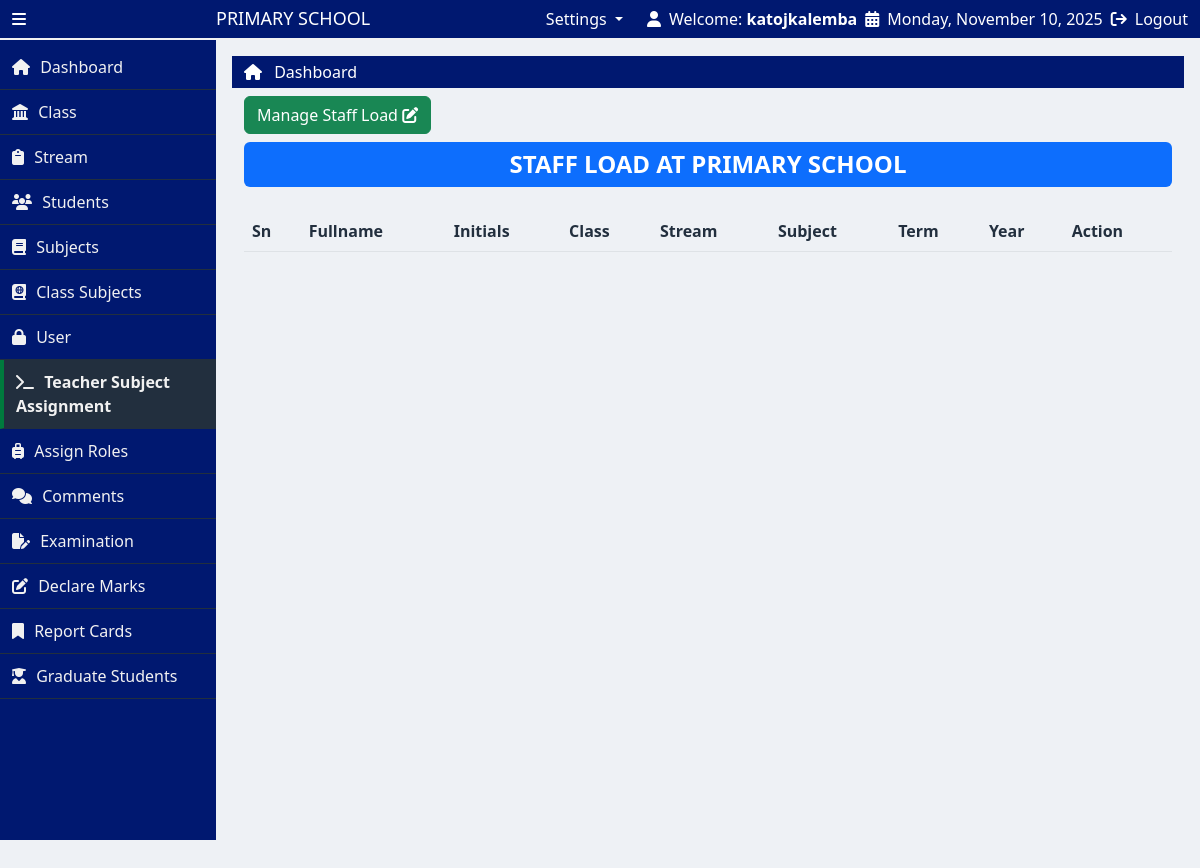
Page /teacherSubject.php (signed in) on the earlier database version.
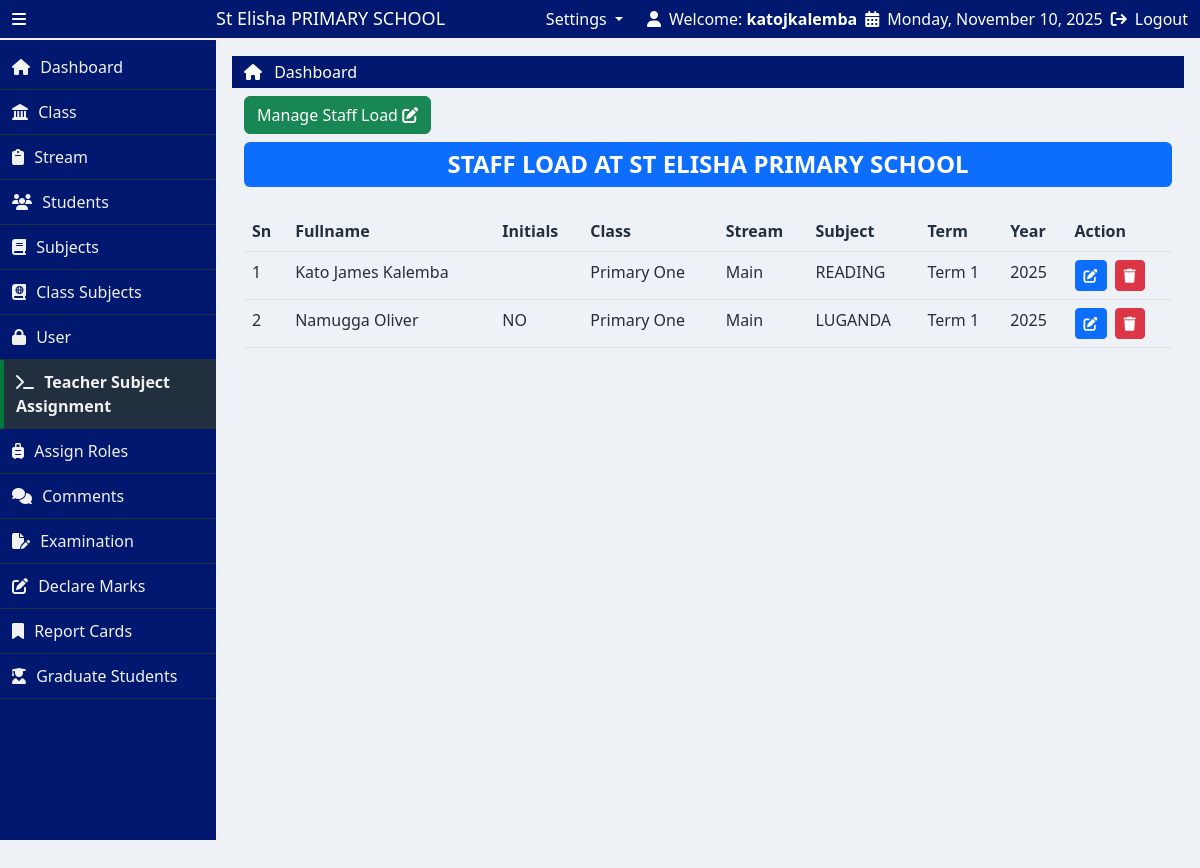
Same page on the later database version.
### tables this page shows
CREATE TABLE `school_profile` (
  `profile_id` int(11) NOT NULL,
  `school_name` varchar(255) DEFAULT NULL,
  `address` varchar(255) DEFAULT NULL,
  `phone_1` varchar(255) DEFAULT NULL,
  `phone_2` int(11) DEFAULT NULL,
  `email` varchar(255) DEFAULT NULL,
  `motto` varchar(255) DEFAULT NULL,
  `profile_image` varchar(255) DEFAULT NULL
);

CREATE TABLE `teacher_subject_assignments` (
  `id` int(11) NOT NULL,
  `teacher_id` int(11) DEFAULT NULL,
  `class_id` int(11) DEFAULT NULL,
  `stream_id` int(11) DEFAULT NULL,
  `subject_id` int(11) DEFAULT NULL,
  `initials` varchar(255) DEFAULT NULL,
  `term_id` int(11) NOT NULL,
  `academic_year` int(11) NOT NULL
);

CREATE TABLE `users` (
  `user_id` int(11) NOT NULL,
  `fullname` varchar(255) DEFAULT NULL,
  `username` varchar(255) DEFAULT NULL,
  `password` varchar(255) DEFAULT NULL,
  `role` varchar(150) DEFAULT NULL,
  `is_deleted` tinyint(1) DEFAULT 0
);

CREATE TABLE `classes` (
  `id` int(11) NOT NULL,
  `class_name` varchar(255) DEFAULT NULL,
  `prefix` varchar(255) DEFAULT NULL,
  `LEVEL` varchar(255) DEFAULT NULL
);

CREATE TABLE `streams` (
  `id` int(11) NOT NULL,
  `class_id` int(11) DEFAULT NULL,
  `stream_name` varchar(100) DEFAULT NULL
);

CREATE TABLE `subjects` (
  `subject_id` int(11) NOT NULL,
  `subject_name` varchar(255) DEFAULT NULL
);

CREATE TABLE `terms` (
  `term_id` int(11) NOT NULL,
  `term_name` varchar(255) DEFAULT NULL
);

### teacherSubject.php (the view, shortened to what the changed rows need)
<?php
include("partials/header.php");
include("partials/adminOnly.php");
?>
<div class="container-fluid">
    <div class="row g-0 my-2">
        <div class="col-12 mt-2">
            <h4 class="text-uppercase fw-bold text-center mb-3 bg-primary text-white py-2 rounded">STAFF LOAD AT <?php echo htmlspecialchars($school_name); ?> PRIMARY SCHOOL</h4>
        </div>
        <div class="col-12 mt-2">
            <table id="example" class="table table-hover display" style="width: 100%;">
                <thead>
                    <tr>
                        <th>Sn</th>
                        <th class="text-capitalize">fullname</th>
                        <th class="text-capitalize">initials</th>
                        <th class="text-capitalize">class</th>
                        <th class="text-capitalize">stream</th>
                        <th class="text-capitalize">subject</th>
                        <th class="text-capitalize">term</th>
                        <th class="text-capitalize">year</th>
                        <th class="text-capitalize">action</th>
                    </tr>
                </thead>
                <tbody>
                    <?php
                    $select = "
                        SELECT tsa.*, u.fullname, t.term_name AS termname,
                               c.class_name AS classname, s.stream_name AS streamname,
                               sub.subject_name AS subjectname
                        FROM teacher_subject_assignments tsa
                        JOIN users u ON u.user_id = tsa.teacher_id
                        JOIN terms t ON t.term_id = tsa.term_id
                        JOIN classes c ON c.id = tsa.class_id
                        JOIN streams s ON s.id = tsa.stream_id
                        JOIN subjects sub ON sub.subject_id = tsa.subject_id
                        ORDER BY u.fullname, c.class_name, s.stream_name
                    ";
                    $execute = mysqli_query($conn, $select);
                    if($execute && mysqli_num_rows($execute) > 0){
                        $sn = 1;
                        while($row = mysqli_fetch_assoc($execute)){
                            $assign_id = $row['id'];
                            $fullname = $row['fullname'];
                            $initials = $row['initials'];
                            $class = $row['classname'];
                            $stream = $row['streamname'];
                            $subject = $row['subjectname'];
                            $term = $row['termname'];
                            $year = $row['academic_year'];
                            ?>
                            <tr>
                                <td><?php echo $sn++; ?></td>
                                <td class="text-capitalize"><?php echo htmlspecialchars($fullname); ?></td>
                                <td class="text-capitalize"><?php echo htmlspecialchars($initials); ?></td>
                                <td class="text-capitalize"><?php echo htmlspecialchars($class); ?></td>
                                <td class="text-capitalize"><?php echo htmlspecialchars($stream); ?></td>
                                <td class="text-capitalize"><?php echo htmlspecialchars($subject); ?></td>
                                <td class="text-capitalize"><?php echo htmlspecialchars($term); ?></td>
                                <td class="text-capitalize"><?php echo htmlspecialchars($year); ?></td>
                                <td>
                                    <div class="d-flex gap-2">
                                        <a href="<?php echo SITEURL ?>update_teacherSubject.php?id=<?php echo $assign_id ?>" class="btn btn-primary btn-sm">
                                            <i class="fa-solid fa-pen-to-square"></i>
                                        </a>
                                        <a href="<?php echo SITEURL ?>delete_teacherSubject.php?id=<?php echo $assign_id ?>" class="btn btn-danger btn-sm">
                                            <i class="fa-solid fa-trash"></i>
                                        </a>
                                    </div>
                                </td>
                            </tr>
                            <?php
                        }
                    }
                    ?>
                </tbody>
            </table>
        </div>
    </div>
</div>
<?php include("partials/footer.php"); ?>

### partials/header.php (shortened to what the changed rows need)
<?php
  include("NotLoggedin.php");
?>
<!doctype html>
<html lang="en">
  <head>
    <link href="https://cdn.jsdelivr.net/npm/bootstrap@5.2.3/dist/css/bootstrap.min.css" rel="stylesheet">
    <link rel="stylesheet" href="https://cdn.datatables.net/2.3.3/css/dataTables.dataTables.css">
    <link rel="stylesheet" href="https://cdnjs.cloudflare.com/ajax/libs/toastr.js/latest/toastr.min.css">
    <link rel="stylesheet" href="css/style.css">
  </head>
  <body>
    <main>
      <div class="container-fluid">
        <div class="row align-items-center py-2">
          <div class="col-lg-3 d-flex align-items-center gap-3 top-left">
            <i class="fa-solid fa-bars icon-bar" id="icon"></i>
            <h3 class="text-capitalize name mb-0" id="name">
              <?php
                $school_profile = "SELECT * FROM school_profile";
                $execute = mysqli_query($conn, $school_profile);
                $row = mysqli_fetch_assoc($execute);
                $school_name = $row['school_name'];
              ?>
              <?php echo $school_name ?> PRIMARY SCHOOL
            </h3>
          </div>
      </div>
    </main>
    <div class="container-fluid p-0">
      <div class="row g-0">
        <div class="right-bar" id="right-bar">

Differences in the rows shown:
added school_profile: school_name "St Elisha", school_name "ST ELISHA"
added teacher_subject_assignments: teacher.fullname "Kato James Kalemba", class.class_name "Primary One", stream.stream_name "Main", subject.subject_name "READING", term.term_name "Term 1", academic_year "2025"
added teacher_subject_assignments: teacher.fullname "Namugga Oliver", initials "NO", class.class_name "Primary One", stream.stream_name "Main", subject.subject_name "LUGANDA", term.term_name "Term 1", academic_year "2025"
